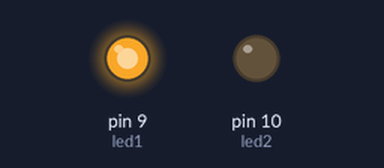
A sketch run on a simulated Arduino Uno, built with avr-gcc and run on an emulated ATmega328P. On the bench: output pins drawn as LEDs (lit = HIGH).

Above: at 0.05 s.
At 0.45 s:
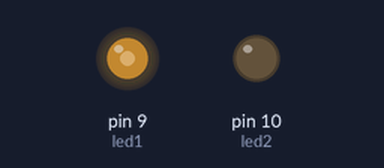
At 0.85 s:
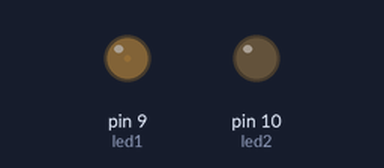
At 3.0 s:
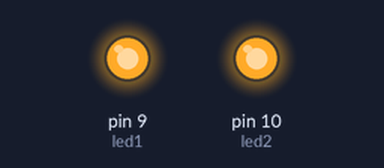
Timing chart, 0 to 6.9 s (numbered marks = the images above):
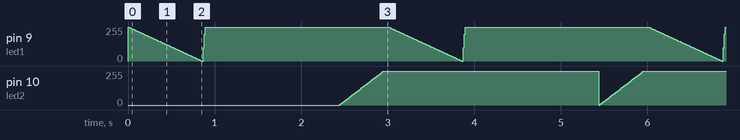

The sketch:

_2leds.ino
```cpp
int led1 = 9;
int led2 =10;
int i=0;   //brightness

void setup(){
  pinMode(led1, OUTPUT);
  pinMode(led2, OUTPUT);

}

void loop(){
  for (i=255; i>=0; i=i-3)
  {
    analogWrite(led1, i);
    delay(10);
  }
  for (i=0; i<=255; i=i+100)
  {
    analogWrite(led1, i);
    delay(10);
  }

  digitalWrite(led1, HIGH);
  delay(10);

  for (i=255; i>=0; i=i-1)
  {

    analogWrite(led2, i);
    delay(6);

  }

  for (i=0; i<=255; i=i+4)
  {
    analogWrite(led2, i);
    delay(8);
  }
  digitalWrite(led2, HIGH);
  delay(50);
}
```
